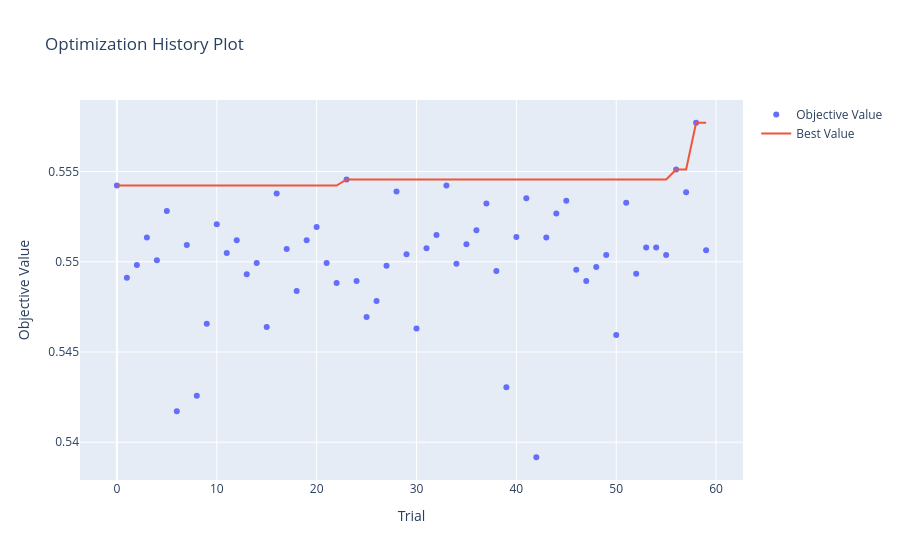
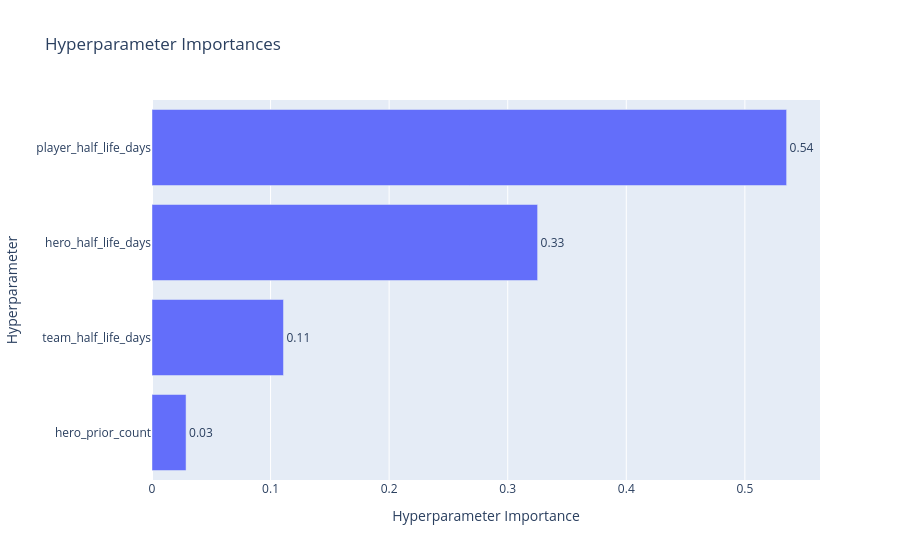
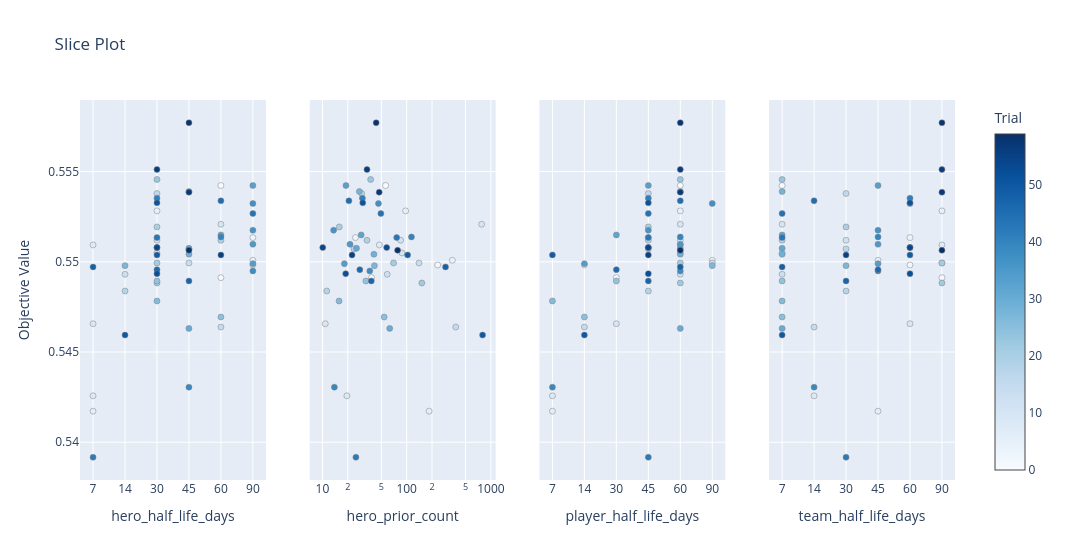
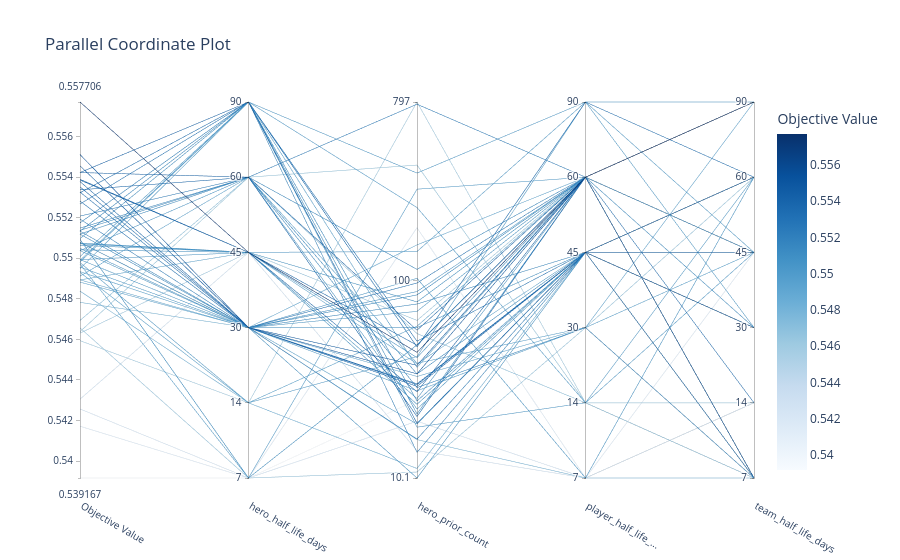

Notebook code cell kept with these figures, in order:
### Code cell
studies = targeted_lgb_feature_tuner.get_study()
plot_study(studies, show_parallel=True)
